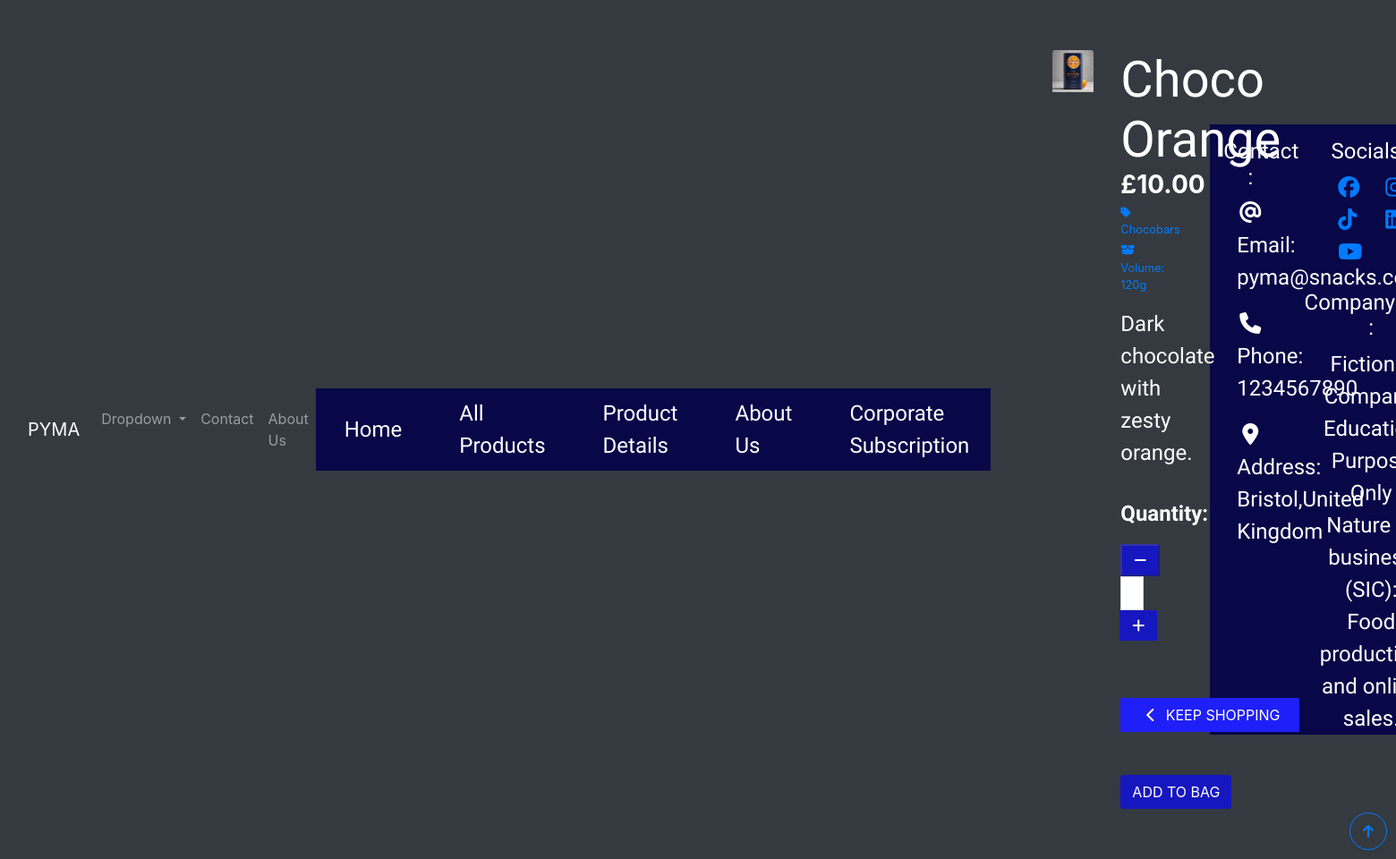
Page /products/3/ on the committed database.
### products/models.py (models this page shows, shortened)
class Product(models.Model):
    category = models.ForeignKey(
        'Category', null=True, blank=True, on_delete=models.SET_NULL)
    sku = models.CharField(max_length=254, null=True, blank=True)
    name = models.CharField(max_length=254)
    description = models.TextField()
    volume = models.CharField(max_length=20)
    price = models.DecimalField(max_digits=6, decimal_places=2)
    image_url = models.URLField(max_length=1024, null=True, blank=True)
    image = models.ImageField(null=True, blank=True)

class Category(models.Model):
    class Meta:
        verbose_name_plural = 'Categories'
    name = models.CharField(max_length=254)
    friendly_name = models.CharField(max_length=254, null=True, blank=True)

### products/views.py (the view)
# urls.py: path('<int:product_id>/', views.product_display, name='product_display'),
def product_display(request, product_id):
    product = get_object_or_404(Product, pk=product_id)
    context = {
        'product': product,
    }
    return render(request, 'products/product_display.html', context)

### bag/contexts.py (called while the page is built, shortened)
def bag_contents(request):
    bag_items = []
    total = 0
    product_count = 0
    bag = request.session.get('bag', {})
    if total < settings.FREE_DELIVERY_THRESHOLD:
        delivery = total * Decimal(settings.STANDARD_DELIVERY_PERCENTAGE / 100)
        free_delivery_delta = settings.FREE_DELIVERY_THRESHOLD - total
    else:
        delivery = 0
        free_delivery_delta = 0
    grand_total = delivery + total
    context = {
        'bag_items': bag_items,
        'total': total,
        'product_count': product_count,
        'delivery': delivery,
        'free_delivery_delta': free_delivery_delta,
        'free_delivery_threshold': settings.FREE_DELIVERY_THRESHOLD,
        'grand_total': grand_total,
    }
    return context

### products/templates/products/product_display.html (shortened to what this page needs)
{% extends "base.html" %}
{% load static %}
{% block page_header %}
<div class="container header-container">
</div>
{% endblock %}
{% block content %}
<div class="container-fluid">
    <div class="row">
        <div class="col-12 col-md-6 col-lg-4 offset-lg-2">
            <div class="image-container my-5">
                {% if product.image %}
                <a href="{{ product.image.url }}" target="_blank">
                    <img class="card-img-top img-fluid" src="{{ product.image.url }}" alt="{{ product.name }}" />
                </a>
                {% else %}
                <a href="">
                    <img class="card-img-top img-fluid" src="{{ MEDIA_URL }}noimage.png" alt="{{ product.name }}" />
                </a>
                {% endif %}
            </div>
        </div>
        <div class="col-12 col-md-6 col-lg-4">
            <div class="product-details-container mb-5 mt-md-5">
                <p class="mb-0 display-4 text-white rubik">{{ product.name }}</p>
                <p class="h3 mb-0 text-left text-white"><strong>£{{ product.price }}</strong></p>
                {% if product.category %}
                <p class="small mt-1 mb-0">
                    <a class="text-primary" href="{% url 'products' %}?category={{ product.category.name }}">
                        <i class="fas fa-tag mr-1"></i>{{ product.category.friendly_name }}
                    </a>
                </p>
                <p class="small mt-1 mb-0 text-primary">
                    <i class="fa-solid fa-box-open"></i> Volume: {{ product.volume }}
                </p>
                {% endif %}
                <p class="mt-3 text-white nanumpen">{{ product.description }}</p>
                <form class="form" action="{% url 'add_to_bag' product.id %}" method="POST">
                    <div class="form-row">
                        <div class="col-12">
                            <p class="mt-3 text-white nanumpen"><strong>Quantity:</strong></p>
                            <div class="form-group w-50">
                                <div class="input-group">
                                    <div class="input-group-prepend">
                                        <button class="decrement-qty btn-blue rounded-0"
                                            data-item_id="{{ product.id }}" id="decrement-qty_{{ product.id }}">
                                            <span class="icon">
                                                <i class="fas fa-minus"></i>
                                            </span>
                                        </button>
                                    </div>
                                    <input class="form-control qty_input" type="number" name="quantity" value="1"
                                        min="1" max="99" data-item_id="{{ product.id }}" id="id_qty_{{ product.id }}" />
                                    <div class="input-group-append">
                                        <button class="increment-qty btn btn-blue rounded-0"
                                            data-item_id="{{ product.id }}" id="increment-qty_{{ product.id }}">
                                            <span class="icon">
                                                <i class="fas fa-plus"></i>
                                            </span>
                                        </button>
                                    </div>
                                </div>
                            </div>
                        </div>
                        <div class="col{% if s %}-12 mt-2{% endif %}">
                            <a href="{% url 'products' %}" class="btn shop-now-button rounded-0 mt-5">
                                <span class="icon">
                                    <i class="fas fa-chevron-left"></i>
                                </span>
                                <span class="text-uppercase">Keep Shopping</span>
                            </a>
                            <input type="submit" class="btn btn-blue rounded-5 text-uppercase mt-5"
                                value="Add to Bag" />
                        </div>
                    </div>
                </form>
            </div>
        </div>
    </div>
</div>
{% endblock %}

### static/css/base.css (style rules this page uses)
html { height: 100%; }
.nanumpen { font-family: 'Nanum Pen Script', cursive; font-size: x-large; }
.rubik { font-family: 'Rubik Moonrocks', sans-serif; }
.icon { align-items: center; display: inline-flex; justify-content: center; height: 1.5rem; width: 1.5rem; }
.shop-now-button { background: rgb(31, 31, 249); color: white; min-width: 200px; border-radius: 40px; }
.btn-blue { background: rgb(23, 23, 192); color: white; }
@media (min-width: 1200px) { .container { max-width: 80%; } }
.increment-qty, .decrement-qty { padding: .25rem .5rem !important; }
@media (min-width: 992px) { .header-container { padding-top: 164px; } }

### rows in the picture
Product: image (picture), name "Choco Orange", price "10.00", category.friendly_name "Chocobars", volume "120g", description "Dark chocolate with zesty orange."
